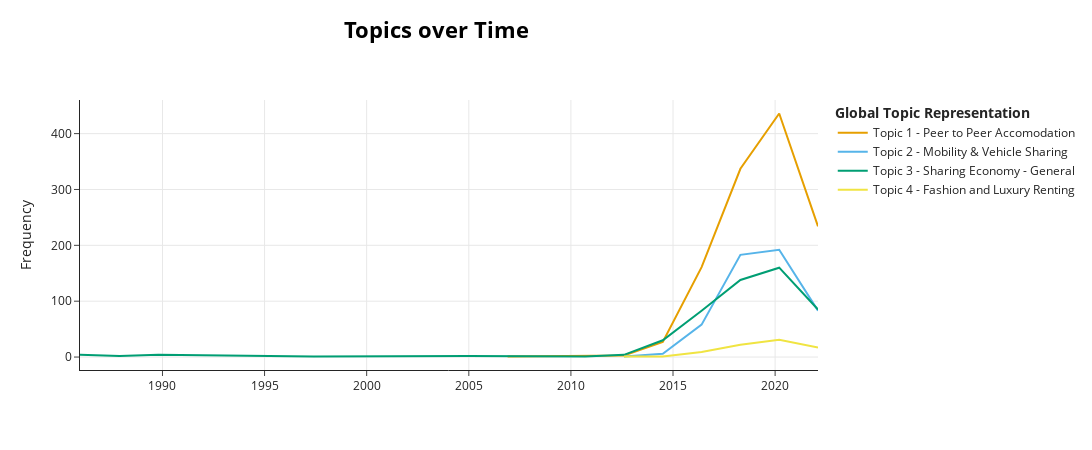

Source (notebook cell):
### Code cell
# Visualize the topics over time
topic_model.visualize_topics_over_time(topics_over_time, top_n_topics=10, custom_labels=True)

### Figure 1 — Plotly figure (JSON) as saved in the notebook; plotly's stock layout.template omitted (floating-point values rounded to 4 significant figures)
{"data": [{"hoverinfo": "text", "hovertext": ["<b>Topic 0</b><br>Words: comes p2p, p2p economy, comes, p2p, economy", "<b>Topic 0</b><br>Words: sharing events, alternative marketplaces, events, marketplaces, virtual communities", "<b>Topic 0</b><br>Words: gift giving, gift, sharing commodity, commodity exchange, giving", "<b>Topic 0</b><br>Words: peer, exchange, sharing, freecycle, consumption", "<b>Topic 0</b><br>Words: airbnb, sharing, peer, accommodation, economy", "<b>Topic 0</b><br>Words: airbnb, peer, accommodation, study, sharing", "<b>Topic 0</b><br>Words: airbnb, peer, study, accommodation, sharing", "<b>Topic 0</b><br>Words: airbnb, peer, accommodation, study, trust"], "marker": {"color": "#E69F00"}, "mode": "lines", "name": "Topic 1 - Peer to Peer Accomodation", "type": "scatter", "x": ["2006-11-25T10:48:00", "2010-09-13T08:24:00", "2012-08-07T07:12:00", "2014-07-02T06:00:00", "2016-05-26T04:48:00", "2018-04-20T03:36:00", "2020-03-14T02:24:00", "2022-02-06T01:12:00"], "y": [1, 2, 3, 27, 161, 337, 436, 234]}, {"hoverinfo": "text", "hovertext": ["<b>Topic 1</b><br>Words: moral hazard, hazard, collaborative housing, intermediary, eliminate moral", "<b>Topic 1</b><br>Words: casual, casual carpooling, multi hop, hop, hop ride", "<b>Topic 1</b><br>Words: car, sharing, logistics, vehicle, mobility", "<b>Topic 1</b><br>Words: sharing, car, ride, hailing, bike", "<b>Topic 1</b><br>Words: ride, sharing, mobility, car, services", "<b>Topic 1</b><br>Words: ride, hailing, drivers, ride hailing, demand"], "marker": {"color": "#56B4E9"}, "mode": "lines", "name": "Topic 2 - Mobility & Vehicle Sharing", "type": "scatter", "x": ["2012-08-07T07:12:00", "2014-07-02T06:00:00", "2016-05-26T04:48:00", "2018-04-20T03:36:00", "2020-03-14T02:24:00", "2022-02-06T01:12:00"], "y": [1, 6, 58, 183, 192, 83]}, {"hoverinfo": "text", "hovertext": ["<b>Topic 2</b><br>Words: share economy, share, cure macroeconomic, woes, macroeconomic woes", "<b>Topic 2</b><br>Words: share economy, economy conquer, stagflation, conquer stagflation, wages weitzman", "<b>Topic 2</b><br>Words: share economy, natural rate, workers remuneration, fluctuations share, south western", "<b>Topic 2</b><br>Words: core outcomes, wage, efficiency wage, equal division, wage model", "<b>Topic 2</b><br>Words: aggregate, share economy, results lower, reject common, lower aggregate", "<b>Topic 2</b><br>Words: profit sharing, firm, output fluctuations, number insiders, employee stock", "<b>Topic 2</b><br>Words: fixed wage, wage puzzle, puzzle, wage, fixed", "<b>Topic 2</b><br>Words: pseudo, pseudo sharing, new pathway, pathway, sharing", "<b>Topic 2</b><br>Words: sharing, economy, sharing economy, economic, grassroots", "<b>Topic 2</b><br>Words: economy, sharing, sharing economy, business, research", "<b>Topic 2</b><br>Words: economy, sharing, sharing economy, business, models", "<b>Topic 2</b><br>Words: economy, sharing, sharing economy, business, development", "<b>Topic 2</b><br>Words: economy, sharing economy, business, sharing, sustainable"], "marker": {"color": "#009E73"}, "mode": "lines", "name": "Topic 3 - Sharing Economy - General", "type": "scatter", "x": ["1985-12-18T02:54:14.400000", "1987-11-25T22:48:00", "1989-10-19T21:36:00", "1993-08-07T19:12:00", "1997-05-26T16:48:00", "2004-12-31T12:00:00", "2010-09-13T08:24:00", "2012-08-07T07:12:00", "2014-07-02T06:00:00", "2016-05-26T04:48:00", "2018-04-20T03:36:00", "2020-03-14T02:24:00", "2022-02-06T01:12:00"], "y": [4, 2, 4, 2, 1, 2, 1, 4, 30, 83, 138, 160, 85]}, {"hoverinfo": "text", "hovertext": ["<b>Topic 3</b><br>Words: catch release, dominate sharing, sophisticated enough, platform built, hyman hooked", "<b>Topic 3</b><br>Words: cc apparel, apparel, cc, previous experience, experience cc", "<b>Topic 3</b><br>Words: fashion, cfc, clothing, consumption, stores", "<b>Topic 3</b><br>Words: fashion, renting, fashion renting, consumers, laundry", "<b>Topic 3</b><br>Words: fashion, fashion rental, rental, luxury, clothing", "<b>Topic 3</b><br>Words: fashion, luxury, clothing, rental, apparel"], "marker": {"color": "#F0E442"}, "mode": "lines", "name": "Topic 4 - Fashion and Luxury Renting", "type": "scatter", "x": ["2012-08-07T07:12:00", "2014-07-02T06:00:00", "2016-05-26T04:48:00", "2018-04-20T03:36:00", "2020-03-14T02:24:00", "2022-02-06T01:12:00"], "y": [1, 1, 9, 22, 31, 17]}], "layout": {"height": 450, "hoverlabel": {"bgcolor": "white", "font": {"family": "Rockwell", "size": 16}}, "legend": {"title": {"text": "<b>Global Topic Representation"}}, "title": {"font": {"color": "Black", "size": 22}, "text": "<b>Topics over Time</b>", "x": 0.4, "xanchor": "center", "y": 0.95, "yanchor": "top"}, "width": 1250, "xaxis": {"showgrid": true}, "yaxis": {"showgrid": true, "title": {"text": "Frequency"}}}}
